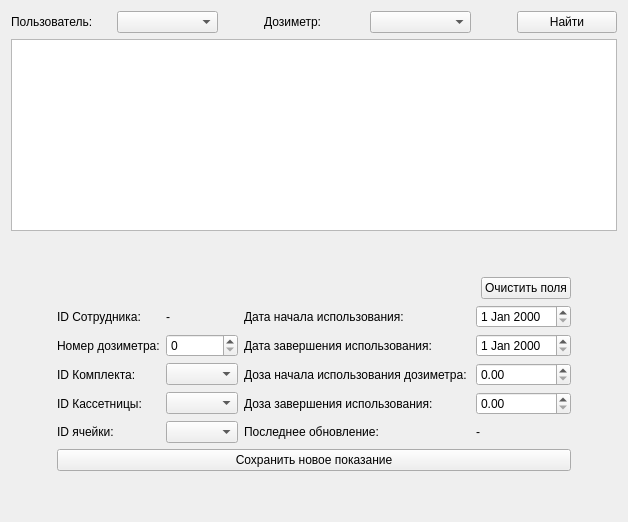
                  <widget class="QWidget" name="tab_37">
                   <attribute name="title">
                    <string>ТЛД</string>
                   </attribute>
                   <layout class="QGridLayout" name="gridLayout_54">
                    <item row="0" column="0">
                     <layout class="QGridLayout" name="gridLayout_60">
                      <item row="3" column="1">
                       <spacer name="verticalSpacer_3">
                        <property name="orientation">
                         <enum>Qt::Orientation::Vertical</enum>
                        </property>
                        <property name="sizeHint" stdset="0">
                         <size>
                          <width>20</width>
                          <height>40</height>
                         </size>
                        </property>
                       </spacer>
                      </item>
                      <item row="2" column="1">
                       <layout class="QVBoxLayout" name="verticalLayout_2">
                        <item>
                         <spacer name="verticalSpacer_2">
                          <property name="orientation">
                           <enum>Qt::Orientation::Vertical</enum>
                          </property>
                          <property name="sizeType">
                           <enum>QSizePolicy::Policy::Minimum</enum>
                          </property>
                          <property name="sizeHint" stdset="0">
                           <size>
                            <width>20</width>
                            <height>40</height>
                           </size>
                          </property>
                         </spacer>
                        </item>
                        <item>
                         <layout class="QHBoxLayout" name="horizontalLayout_58">
                          <item>
                           <spacer name="horizontalSpacer_13">
                            <property name="orientation">
                             <enum>Qt::Orientation::Horizontal</enum>
                            </property>
                            <property name="sizeHint" stdset="0">
                             <size>
                              <width>40</width>
                              <height>20</height>
                             </size>
                            </property>
                           </spacer>
                          </item>
                          <item>
                           <widget class="QPushButton" name="pushButton_dozClean">
                            <property name="text">
                             <string>Очистить поля</string>
                            </property>
                           </widget>
                          </item>
                         </layout>
                        </item>
                        <item>
                         <layout class="QGridLayout" name="gridLayout_59">
                          <item row="0" column="2">
                           <widget class="QLabel" name="label_187">
                            <property name="text">
                             <string>Дата начала использования: </string>
                            </property>
                           </widget>
                          </item>
                          <item row="6" column="3">
                           <widget class="QLabel" name="label_dozLastUpdate">
                            <property name="text">
                             <string>-</string>
                            </property>
                           </widget>
                          </item>
                          <item row="1" column="0">
                           <widget class="QLabel" name="label_170">
                            <property name="text">
                             <string>Номер дозиметра:</string>
                            </property>
                           </widget>
                          </item>
                          <item row="1" column="2">
                           <widget class="QLabel" name="label_188">
                            <property name="text">
                             <string>Дата завершения использования: </string>
                            </property>
                           </widget>
                          </item>
                          <item row="3" column="1">
                           <widget class="QComboBox" name="comboBox_dozSet"/>
                          </item>
                          <item row="1" column="1">
                           <widget class="QSpinBox" name="spinBox_dozNumber"/>
                          </item>
                          <item row="5" column="1">
                           <widget class="QComboBox" name="comboBox_dozKas"/>
                          </item>
                          <item row="5" column="2">
                           <widget class="QLabel" name="label_190">
                            <property name="text">
                             <string>Доза завершения использования: </string>
                            </property>
                           </widget>
                          </item>
                          <item row="3" column="3">
                           <widget class="QDoubleSpinBox" name="doubleSpinBox_dozStart"/>
                          </item>
                          <item row="6" column="2">
                           <widget class="QLabel" name="label_191">
                            <property name="text">
                             <string>Последнее обновление: </string>
                            </property>
                           </widget>
                          </item>
                          <item row="5" column="0">
                           <widget class="QLabel" name="label_172">
                            <property name="text">
                             <string>ID Кассетницы:</string>
                            </property>
                           </widget>
                          </item>
                          <item row="3" column="2">
                           <widget class="QLabel" name="label_189">
                            <property name="text">
                             <string>Доза начала использования дозиметра: </string>
                            </property>
                           </widget>
                          </item>
                          <item row="0" column="0">
                           <widget class="QLabel" name="label_169">
                            <property name="text">
                             <string>ID Сотрудника:</string>
                            </property>
                           </widget>
                          </item>
                          <item row="1" column="3">
                           <widget class="QDateEdit" name="dateEdit_dozFinish"/>
                          </item>
                          <item row="6" column="0">
                           <widget class="QLabel" name="label_173">
                            <property name="text">
                             <string>ID ячейки: </string>
                            </property>
                           </widget>
                          </item>
                          <item row="0" column="1">
                           <widget class="QLabel" name="label_dozIdUser">
                            <property name="text">
                             <string>-</string>
                            </property>
                           </widget>
                          </item>
                          <item row="6" column="1">
                           <widget class="QComboBox" name="comboBox_dozMesh"/>
                          </item>
                          <item row="0" column="3">
                           <widget class="QDateEdit" name="dateEdit_dozStart"/>
                          </item>
                          <item row="3" column="0">
                           <widget class="QLabel" name="label_171">
                            <property name="text">
                             <string>ID Комплекта: </string>
                            </property>
                           </widget>
                          </item>
                          <item row="5" column="3">
                           <widget class="QDoubleSpinBox" name="doubleSpinBox_dozFinish"/>
                          </item>
                         </layout>
                        </item>
                        <item>
                         <widget class="QPushButton" name="pushButton_dozSave">
                          <property name="text">
                           <string>Сохранить новое показание</string>
                          </property>
                         </widget>
                        </item>
                       </layout>
                      </item>
                      <item row="2" column="2">
                       <spacer name="horizontalSpacer_10">
                        <property name="orientation">
                         <enum>Qt::Orientation::Horizontal</enum>
                        </property>
                        <property name="sizeHint" stdset="0">
                         <size>
                          <width>40</width>
                          <height>20</height>
                         </size>
                        </property>
                       </spacer>
                      </item>
                      <item row="2" column="0">
                       <spacer name="horizontalSpacer_4">
                        <property name="orientation">
                         <enum>Qt::Orientation::Horizontal</enum>
                        </property>
                        <property name="sizeHint" stdset="0">
                         <size>
                          <width>40</width>
                          <height>20</height>
                         </size>
                        </property>
                       </spacer>
                      </item>
                      <item row="0" column="0" colspan="3">
                       <layout class="QHBoxLayout" name="horizontalLayout_57">
                        <item>
                         <widget class="QLabel" name="label_165">
                          <property name="text">
                           <string>Пользователь: </string>
                          </property>
                         </widget>
                        </item>
                        <item>
                         <widget class="QComboBox" name="comboBox_dozListUsers"/>
                        </item>
                        <item>
                         <spacer name="horizontalSpacer_124">
                          <property name="orientation">
                           <enum>Qt::Orientation::Horizontal</enum>
                          </property>
                          <property name="sizeType">
                           <enum>QSizePolicy::Policy::Minimum</enum>
                          </property>
                          <property name="sizeHint" stdset="0">
                           <size>
                            <width>40</width>
                            <height>20</height>
                           </size>
                          </property>
                         </spacer>
                        </item>
                        <item>
                         <widget class="QLabel" name="label_168">
                          <property name="text">
                           <string>Дозиметр: </string>
                          </property>
                         </widget>
                        </item>
                        <item>
                         <widget class="QComboBox" name="comboBox_dozListDoses"/>
                        </item>
                        <item>
                         <spacer name="horizontalSpacer_16">
                          <property name="orientation">
                           <enum>Qt::Orientation::Horizontal</enum>
                          </property>
                          <property name="sizeType">
                           <enum>QSizePolicy::Policy::Preferred</enum>
                          </property>
                          <property name="sizeHint" stdset="0">
                           <size>
                            <width>40</width>
                            <height>20</height>
                           </size>
                          </property>
                         </spacer>
                        </item>
                        <item>
                         <widget class="QPushButton" name="pushButton_dozSearch">
                          <property name="text">
                           <string>Найти</string>
                          </property>
                         </widget>
                        </item>
                       </layout>
                      </item>
                      <item row="1" column="0" colspan="3">
                       <widget class="QTableView" name="tableView"/>
                      </item>
                     </layout>
                    </item>
                   </layout>
                  </widget>
